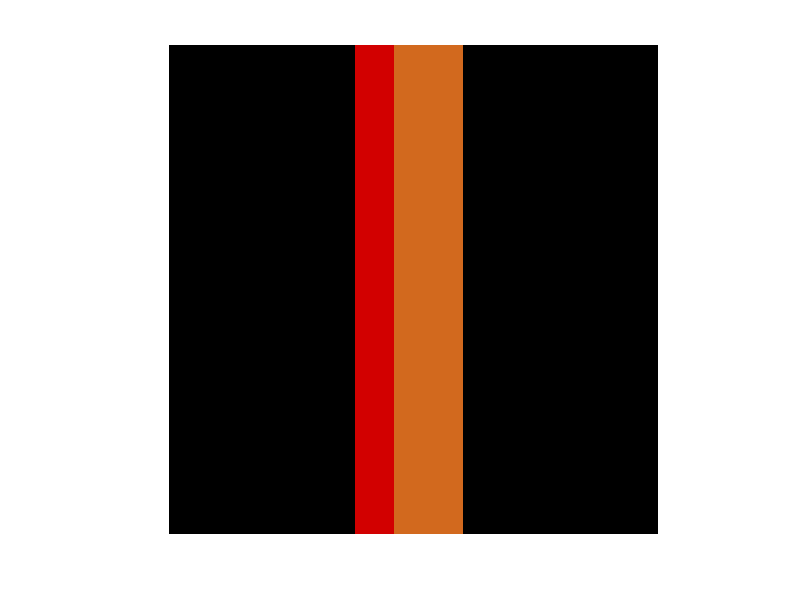

Recreate this plot in MATLAB.
clc
close all
clear all

I(1:50,1:50)=0;
I(1:50,20:30,1)=210;
I(1:50,24:30,2)=105;
I(1:50,24:30,3)=30;

I=uint8(I);

imshow(I);